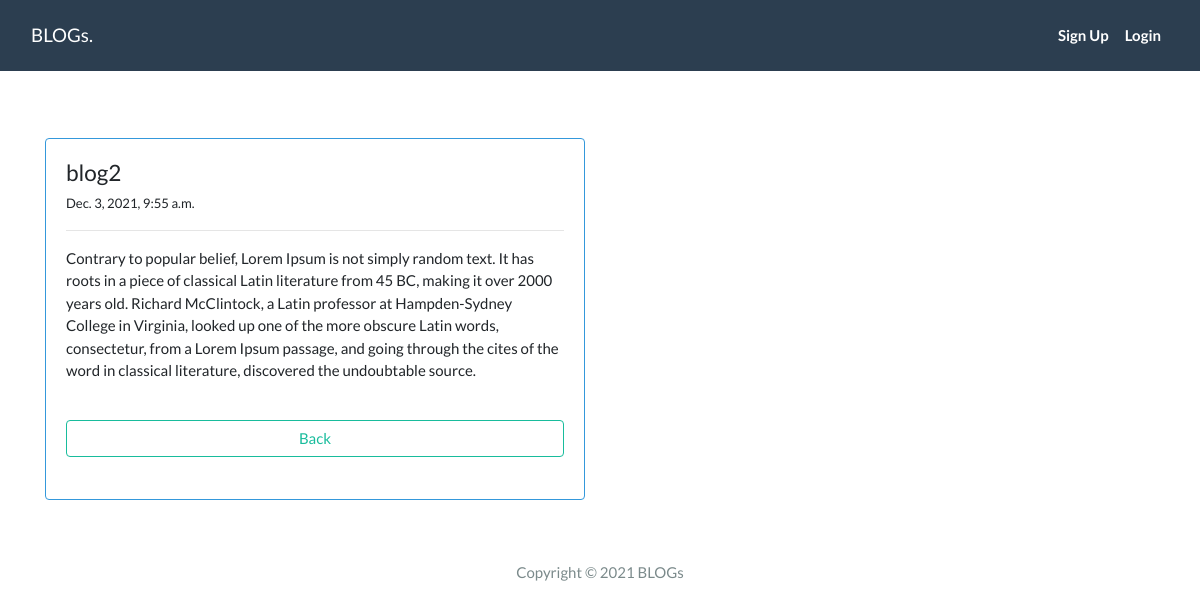
/detail/3, run on the app's committed database.
### my_blog/models.py (models this page shows, shortened)
class Post(models.Model):
    title = models.CharField(max_length=50,unique=True)
    slug = models.CharField( max_length=50,unique=True)
    auther=models.ForeignKey(User,on_delete=models.CASCADE,related_name='blog_post')
    created_on = models.DateTimeField(auto_now_add=True)
    content = models.TextField()
    status = models.IntegerField(choices=STATUS,default=0)

### my_blog/views.py (the view)
# urls.py: path('detail/<int:pk>',views.DetailView.as_view(),name='detail'),
class DetailView(DetailView):
    model=Post
    template_name = 'post_detail.html'

### templates/post_detail.html (shortened to what this page needs)
{% extends "base.html" %}
{% block content %}
<br><br><br>
     <div class="container">
        <div class="row">
            <div class="col-lg-6">
                <div class="box-element">
                    <div class="card card-body h-100 border-info" >
                    <h4>{{post.title}}</h4>
                    <small>{{post.created_on}}</small>
                    <hr>
                    <p>{{post.content}}</p>
                    <br>
                    <a href="{% url 'home' %}" class="btn btn-outline-success "> Back</a>
                    <br>
                    </div>
                </div>
            </div>
        </div>
</div>
{% endblock content %}

### data on the page
Post: title "blog2", created_on "Dec. 3, 2021, 9:55 a.m.", content "Contrary to popular belief, Lorem Ipsum is not simply random text. It has roots in a piece of classical Latin literature from 45 BC, making it over 2000 years old. Richard McClintock, a Latin professor at Hampden-Sydney College in Virginia, looked up one of the more obscure Latin words, consectetur, from a Lorem Ipsum passage, and going through the cites of the word in classical literature, discovered the undoubtable source."
